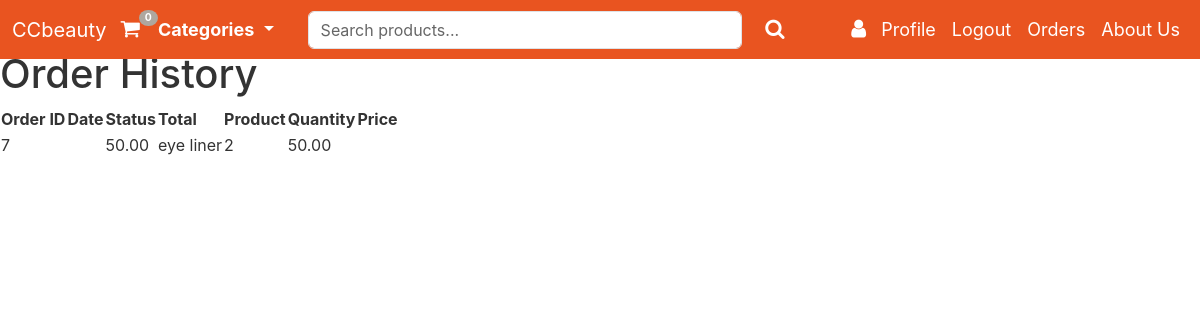
The app's page /account/order_history/ (signed in) with its own data.
### payment/models.py (models this page shows, shortened)
class OrderItem(models.Model):
    order = models.ForeignKey(Order, on_delete=models.CASCADE, null=True)
    product = models.ForeignKey(Product, on_delete=models.CASCADE, null=True)
    user = models.ForeignKey(User, on_delete=models.CASCADE, null=True)
    quantity = models.PositiveBigIntegerField(default=1)
    price = models.DecimalField(max_digits=8, decimal_places=2)

### ccstore/models.py (models this page shows, shortened)
class Product(models.Model):
    Category = models.ForeignKey(Category, related_name='product', on_delete=models.CASCADE, null=True)
    title = models.CharField(max_length=250)
    price = models.DecimalField(max_digits=10, decimal_places=2)
    description = models.TextField(blank=True)
    brand = models.CharField(max_length=250, default='unbranded')
    slug = models.SlugField(max_length=250)
    image = models.ImageField(upload_to='images/')
    class Meta:
        verbose_name_plural = 'products'
    def __str__(self):
        return self.title

### account/views.py (the view)
# urls.py: path('order_history/', views.order_history, name='order_history'),
@login_required(login_url='login')
def order_history(request):
    orders = Order.objects.filter(user=request.user)
    order_items = OrderItem.objects.filter(user=request.user)
    context = {
        'orders': orders,
        'order_items': order_items
    }
    return render(request, 'account/order_history.html', context=context)

### cart/cart.py (called while the page is built)
    def __len__(self):
        return sum(item['product_qty'] for item in self.cart.values())

### cart/session_context.py (called while the page is built)
def cart(request):
    return {'cart': Cart(request)}

### ccstore/models.py (called while the page is built)
    def get_absolute_url(self):
        return reverse('pdt_category', args=[self.slug])

### ccstore/views.py (called while the page is built)
def category(request):
    all_categories = Category.objects.all() #get all categories
    return{'all_categories': all_categories} #return all categories

### account/templates/account/order_history.html
{% include "ccstore/base.html" %}
{% load static %}
{% block content %}
    <h1>Order History</h1>
    <table>
        <thead>
            <tr>
                <th>Order ID</th>
                <th>Date</th>
                <th>Status</th>
                <th>Total</th>
                <th>Product</th>
                <th>Quantity</th>
                <th>Price</th>
            </tr>
        </thead>
        <tbody>
            {% for order_item in order_items %}
                <tr>
                    <td>{{ order_item.id }}</td>
                    <td>{{ order_item.date_ordered }}</td>
                    <td>{{ order_item.price }}</td>
                    <td>
                        {{ order_item.product }}
                    </td>
                    <td>
                        {{ order_item.quantity }}
                    </td>
                    <td>
                        {{ order_item.price }}
                    </td>
                </tr>
            {% endfor %}
        </tbody>
    </table>
{% endblock %}

### static/style/style.css (style rules this page uses)
body { background-color: warmwhite; padding-top: 50px; font-family: 'Inter', 'Arial', sans-serif; }

### records on screen
OrderItem: id "7", price "50.00", product "eye liner", quantity "2"

### other values on screen
{{ qty_amt|default:"0" }} "0"
